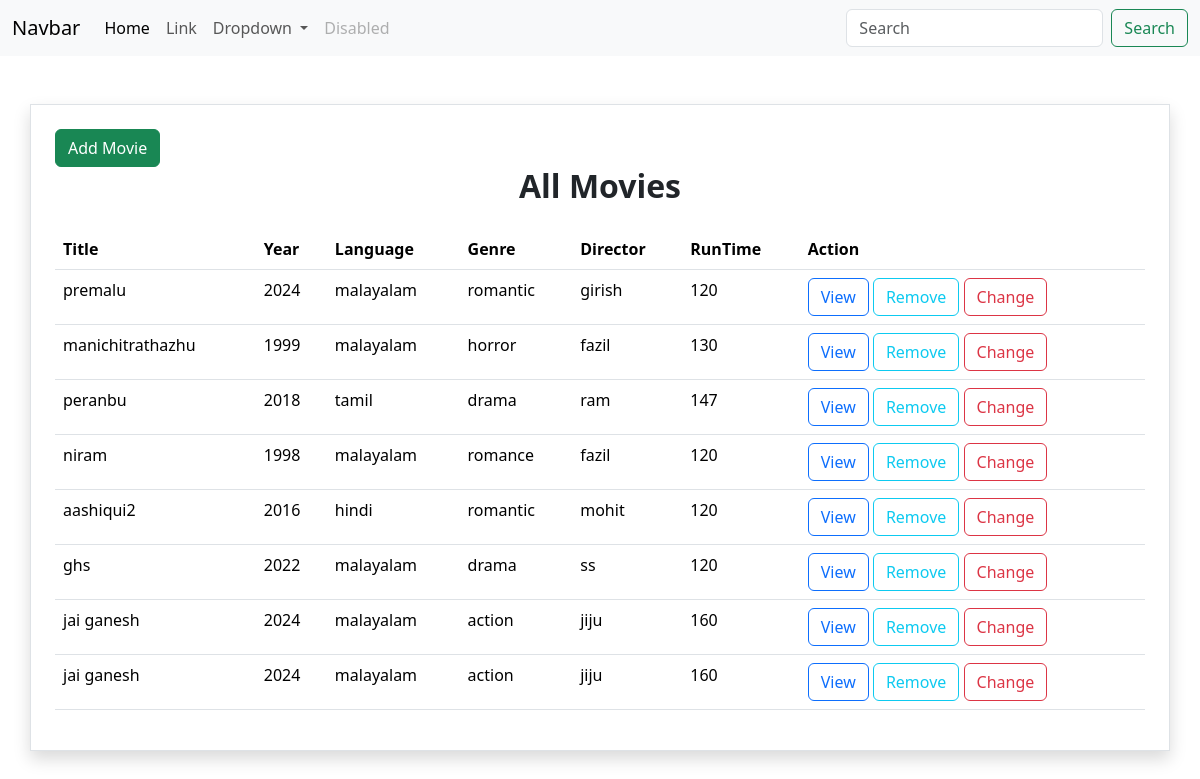
/movies/all/, run on the app's committed database.
### myapp/models.py (models this page shows, shortened)
class Movie(models.Model):
    title=models.CharField(max_length=200)
    year=models.CharField(max_length=200)
    director=models.CharField(max_length=200)
    run_time=models.PositiveIntegerField()
    language=models.CharField(max_length=200)
    genre=models.CharField(max_length=200)
    producer=models.CharField(max_length=200,null=True)

### myapp/views.py (the view)
# urls.py: path("movies/all/",views.MovieListView.as_view(),name="movie-list"),
class MovieListView(View):
    def get(self,request,*args,**kwargs):
        qs=Movie.objects.all()
        return render(request,"movie_list.html",{"data":qs})

### myapp/templates/movie_list.html (shortened to what this page needs)
{%extends 'base.html'%}
{%block main_block%}
<div class="container p-4 border shadow mt-5">
    <a href="{%url 'movie-create'%}" class="btn btn-success">Add Movie</a>
    <h2 class="text-center mb-4"><strong>All Movies</strong></h2>
    <table class="table">
        <tr>
            <th>Title</th>
            <th>Year</th>
            <th>Language</th>
            <th>Genre</th>
            <th>Director</th>
            <th>RunTime</th>
            <th>Action</th>
        </tr>
            {%for m in data%}
                <tr>
                    <td>{{m.title}}</td>
                    <td>{{m.year}}</td>
                    <td>{{m.language}}</td>
                    <td>{{m.genre}}</td>
                    <td>{{m.director}}</td>
                    <td>{{m.run_time}}</td>
                    <td>
                        <a href="{%url 'movie-detail' m.id%}" class="btn btn-outline-primary">View</a>
                        <a href="{%url 'movie-delete' m.id%}" class="btn btn-outline-info">Remove</a>
                        <a href="{%url 'movie-change' m.id%}" class="btn btn-outline-danger">Change</a>
                    </td>
                </tr>
            {%endfor%}
    </table>
</div>
{%endblock%}

### myapp/templates/base.html (shortened to what this page needs)
<!DOCTYPE html>
<html lang="en">
<head>
    <link href="https://cdn.jsdelivr.net/npm/bootstrap@5.3.3/dist/css/bootstrap.min.css" rel="stylesheet">
</head>
<body>
    <nav class="navbar navbar-expand-lg bg-body-tertiary">
        <div class="container-fluid">
          <a class="navbar-brand" href="#">Navbar</a>
          <div class="collapse navbar-collapse" id="navbarSupportedContent">
            <ul class="navbar-nav me-auto mb-2 mb-lg-0">
              <li class="nav-item">
                <a class="nav-link active" aria-current="page" href="#">Home</a>
              </li>
              <li class="nav-item">
                <a class="nav-link" href="#">Link</a>
              </li>
              <li class="nav-item dropdown">
                <a class="nav-link dropdown-toggle" href="#" role="button" data-bs-toggle="dropdown" aria-expanded="false">
                  Dropdown
                </a>
              </li>
              <li class="nav-item">
                <a class="nav-link disabled" aria-disabled="true">Disabled</a>
              </li>
            </ul>
            <form class="d-flex" role="search">
              <input class="form-control me-2" type="search" placeholder="Search" aria-label="Search">
              <button class="btn btn-outline-success" type="submit">Search</button>
            </form>
          </div>
        </div>
      </nav>
    {%block main_block%}
    {%endblock%}
</body>
</html>

### data on the page
Movie: title "premalu", year "2024", language "malayalam", genre "romantic", director "girish", run_time "120"
Movie: title "manichitrathazhu", year "1999", language "malayalam", genre "horror", director "fazil", run_time "130"
Movie: title "peranbu", year "2018", language "tamil", genre "drama", director "ram", run_time "147"
Movie: title "niram", year "1998", language "malayalam", genre "romance", director "fazil", run_time "120"
Movie: title "aashiqui2", year "2016", language "hindi", genre "romantic", director "mohit", run_time "120"
Movie: title "ghs", year "2022", language "malayalam", genre "drama", director "ss", run_time "120"
Movie: title "jai ganesh", year "2024", language "malayalam", genre "action", director "jiju", run_time "160"
Movie: title "jai ganesh", year "2024", language "malayalam", genre "action", director "jiju", run_time "160"
